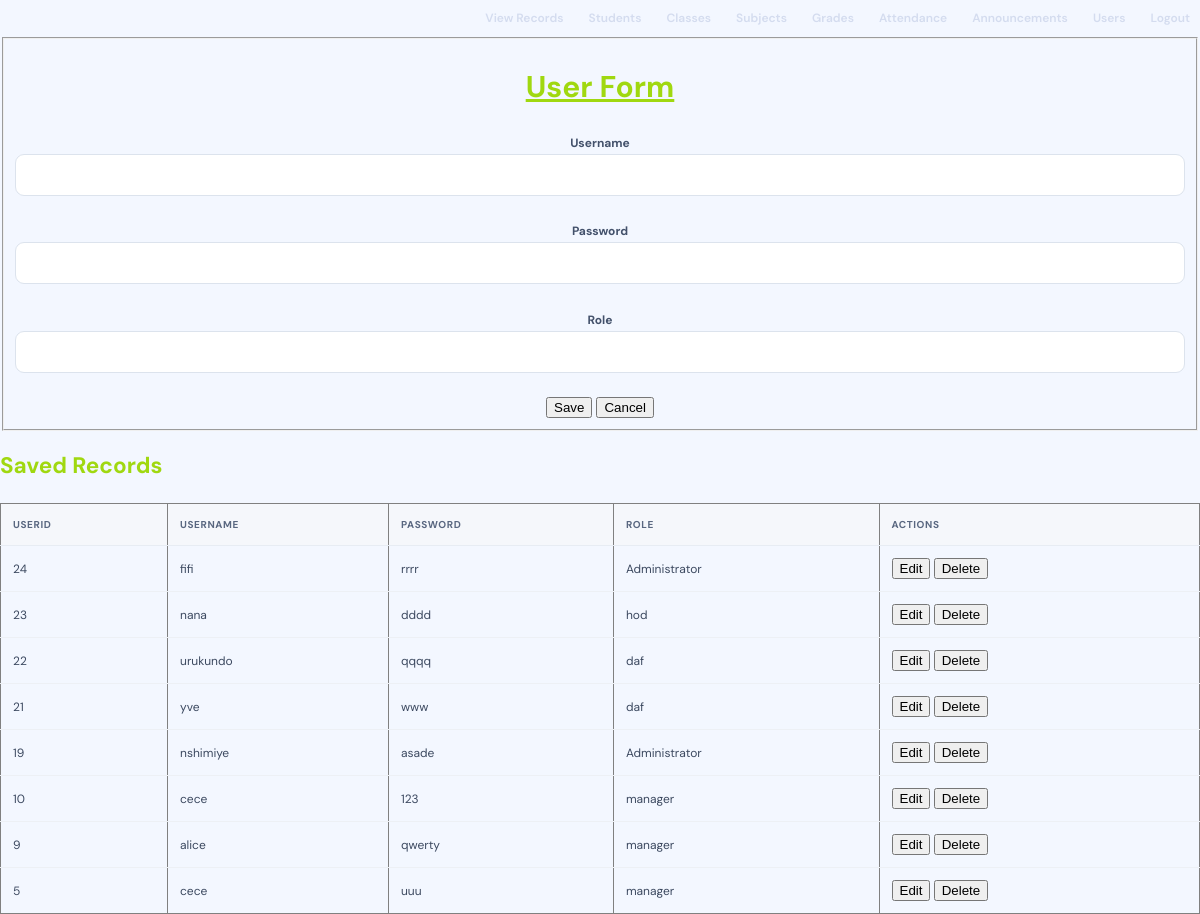
The page /users.php (signed in) on the database its author committed.
### tables this page shows
CREATE TABLE `users` (
  `userid` int(5) NOT NULL,
  `username` varchar(20) NOT NULL,
  `password` varchar(10) NOT NULL,
  `role` varchar(30) NOT NULL
);

### users.php (the view, shortened to what this page needs)
<?php
$conn = mysqli_connect("localhost", "root", "", "lol_sms");
mysqli_set_charset($conn, "utf8mb4");
$edit = null;
?>
<!DOCTYPE html>
<html lang="en">
<head>
<link rel="stylesheet" href="style.css">
</head>
<body>
<nav class="top-nav">
<a href="view.php">View Records</a>
<a href="students.php">Students</a><a href="class.php">Classes</a>
<a href="subject.php">Subjects</a><a href="grade.php">Grades</a>
<a href="attendance.php">Attendance</a><a href="annoncement.php">Announcements</a>
<a href="users.php">Users</a><a href="logout.php">Logout</a>
</nav>
<center>
<fieldset>
<h1><u>User Form</u></h1>
<form method="post" action="users.php">
<label>Username</label>
<input type="text" name="username" value="<?php echo htmlspecialchars($edit["username"] ?? ""); ?>" required><br><br>
<label>Password</label>
<input type="password" name="password" value="<?php echo htmlspecialchars($edit["password"] ?? ""); ?>" required><br><br>
<label>Role</label>
<input type="text" name="role" value="<?php echo htmlspecialchars($edit["role"] ?? ""); ?>" required><br><br>
<?php if ($edit) { ?>
<button type="submit" name="update">Update</button>
<a href="users.php">Cancel</a>
<?php } else { ?>
<button type="submit" name="save">Save</button>
<button type="reset">Cancel</button>
<?php } ?>
</form>
</fieldset>
</center>
<h2>Saved Records</h2>
<table border="1" cellpadding="8">
<tr>
<th>userid</th>
<th>Username</th>
<th>Password</th>
<th>Role</th>
<th>Actions</th>
</tr>
<?php
$result = mysqli_query($conn, "SELECT * FROM `users` ORDER BY `userid` DESC");
while ($row = mysqli_fetch_assoc($result)) {
?>
<tr>
<td><?php echo (int)$row["userid"]; ?></td>
<td><?php echo htmlspecialchars((string)$row["username"]); ?></td>
<td><?php echo htmlspecialchars((string)$row["password"]); ?></td>
<td><?php echo htmlspecialchars((string)$row["role"]); ?></td>
<td>
<a href="users.php?edit=<?php echo (int)$row["userid"]; ?>"> <button>Edit</button></a>
<form method="post" action="users.php" style="display:inline" onsubmit="return confirm('Are you sure you want to delete this record?');">
<button type="submit" name="delete">Delete</button>
</form>
</td>
</tr>
<?php } ?>
</table>
</body>
</html>

### style.css (style rules this page uses)
:root { --ink:#a0d810;--muted:#eaeff6;--line:#e7ecf3;--paper:#f3f7ff;--white:#fff;--navy:#14213d;--blue:#4169e1;--blue2:#3154c8;--green:#16845b;--red:#c63f50;--shadow:0 12px 35px rgba(25,42,75,.07) }
* { box-sizing:border-box }
body { margin:0;background:var(--paper);color:var(--ink);font:15px 'DM Sans',Arial,sans-serif;line-height:1.55 }
.top-nav { display:flex;align-items:center;justify-content:flex-end;gap:5px;flex-wrap:wrap }
.top-nav a { color:#d4dcef;text-decoration:none;font-size:12px;font-weight:600;padding:9px 10px;border-radius:8px;transition:.2s }
label { font-size:12px;font-weight:700;color:#43516b }
input,select,textarea { width:100%;border:1px solid #dce3ed;border-radius:9px;padding:11px 13px;font:14px 'DM Sans',sans-serif;color:var(--ink);background:#fff;outline:none;transition:border .2s,box-shadow .2s }
table { width:100%;border-collapse:collapse;white-space:nowrap;font-size:12px }
th { text-align:left;background:#f5f7fb;color:#596780;font-size:10px;text-transform:uppercase;letter-spacing:.6px;padding:13px 12px;border-bottom:1px solid var(--line) }
td { padding:12px;border-bottom:1px solid #edf0f5;color:#3c4960 }
tbody tr:last-child td { border-bottom:0 }
.top-nav a { color:#d4dcef; text-decoration:none; font-size:12px; font-weight:600; padding:9px 10px; border-radius:8px; transition:.2s }

### rows shown on the page
users: userid "24", username "fifi", password "rrrr", role "Administrator"
users: userid "23", username "nana", password "dddd", role "hod"
users: userid "22", username "urukundo", password "qqqq", role "daf"
users: userid "21", username "yve", password "www", role "daf"
users: userid "19", username "nshimiye", password "asade", role "Administrator"
users: userid "10", username "cece", password "123", role "manager"
users: userid "9", username "alice", password "qwerty", role "manager"
users: userid "5", username "cece", password "uuu", role "manager"
